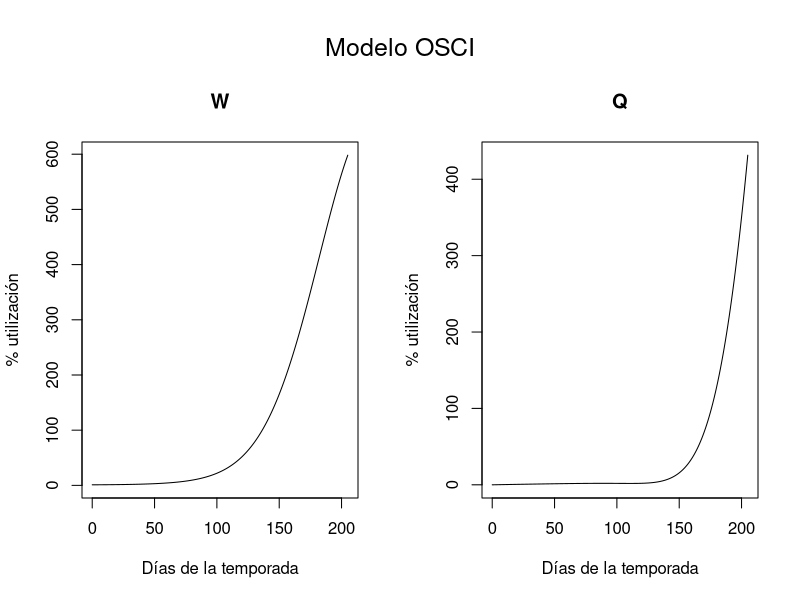

Write the R code that produced this figure.
library(deSolve)
# ESPECIFICACION DEL MODELO
# Guardemos los parámetros como vector
parameters <- c(b = 0.0013, c = 1, mu = 0.022, v = 0.005, T = 205, R = 50)

# VARIABLES DE ESTADO
# Guardamos las variables, con su valor inicial, como vector
state <- c(W = 1, Q = 0)

# MODELADO DE LA ECUACIONES
Osci <- function(t,state, parameters){
  with(as.list(c(state, parameters)),{
    # taza de cambio
    dW <- (b * (0.5 + (0.5*sin((pi/205)*t))) * R * W) - (mu * W)
    dQ <- (b * c * (1 - (0.5 + (0.5*sin((pi/205)*t)))) * R * W) - (v * Q) 
    
    # Retorna tazas de cambio
    list(c(dW, dQ))
    })
}

# APLICACIÓN DEL MODELO
# Especificamos el tiempo
times <-seq(0,205)

# Integramos el modelo
out <- ode(y = state, times = times, func = Osci, parms = parameters)
head(out)

# Graficando los resultados
par(oma = c(0,0,3,0))
plot(out, xlab = "Días de la temporada", ylab = "% utilización")
mtext(outer = TRUE, side = 3, "Modelo OSCI", cex = 1.5)
